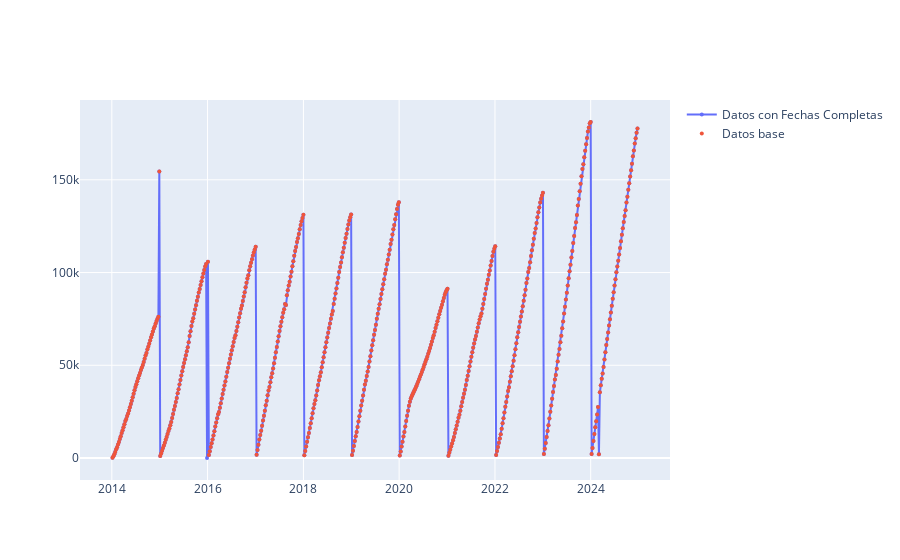

Notebook code cell kept with this figure:
### Markdown cell above
#### Datos Base

### Code cell
fig = go.Figure()

fig.add_trace(go.Scatter(
    x = df_acumulado['Fecha'],
    y= df_acumulado['Valor'],
    name= 'Datos con Fechas Completas',
    mode='lines+markers',
    customdata=df_acumulado['Semana'],
    hovertemplate=(
        '<b>Fecha</b>: %{x}<br>' +
        '<b>Valor Acumulado</b>: %{y}<br>' +
        '<b>Semana</b>: %{customdata}<br>' + # Accede a la primera columna de customdata
        '<extra></extra>' # Oculta la información secundaria del trace
    )
))
fig.add_trace(go.Scatter(
    x = df_acumulado_base['Fecha'],
    y= df_acumulado_base['Valor'],
    name= 'Datos base',
    mode='markers',
    customdata=df_acumulado_base['Semana'],
    hovertemplate=(
        '<b>Fecha</b>: %{x}<br>' +
        '<b>Valor Acumulado</b>: %{y}<br>' +
        '<b>Semana</b>: %{customdata}<br>' + # Accede a la primera columna de customdata
        '<extra></extra>' # Oculta la información secundaria del trace
    )
))
fig.update_traces(marker=dict(size=4))
fig.show()

### Figure 1 — Plotly figure (JSON) as saved in the notebook; plotly's stock layout.template omitted (floating-point values rounded to 4 significant figures; data arrays with more than 128 entries replaced by an {"elided": "..."} marker saying what was removed)
{"data": [{"customdata": {"elided": "573 int values"}, "hovertemplate": "<b>Fecha</b>: %{x}<br><b>Valor Acumulado</b>: %{y}<br><b>Semana</b>: %{customdata}<br><extra></extra>", "marker": {"size": 4}, "mode": "lines+markers", "name": "Datos con Fechas Completas", "type": "scatter", "x": {"elided": "573 str values"}, "y": {"elided": "573 float values"}}, {"customdata": {"elided": "572 int values"}, "hovertemplate": "<b>Fecha</b>: %{x}<br><b>Valor Acumulado</b>: %{y}<br><b>Semana</b>: %{customdata}<br><extra></extra>", "marker": {"size": 4}, "mode": "markers", "name": "Datos base", "type": "scatter", "x": {"elided": "572 str values"}, "y": {"elided": "572 int values"}}], "layout": {}}
